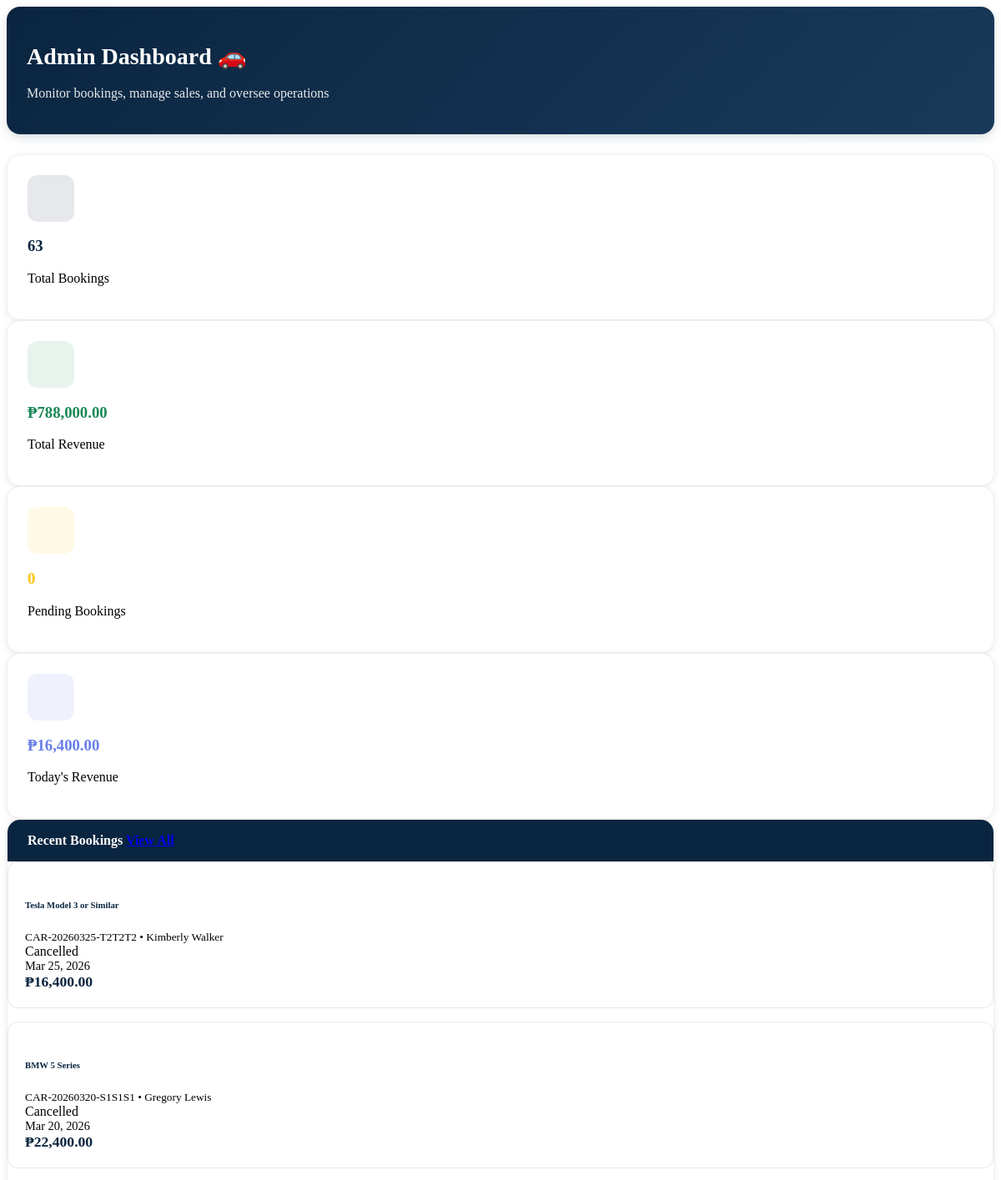
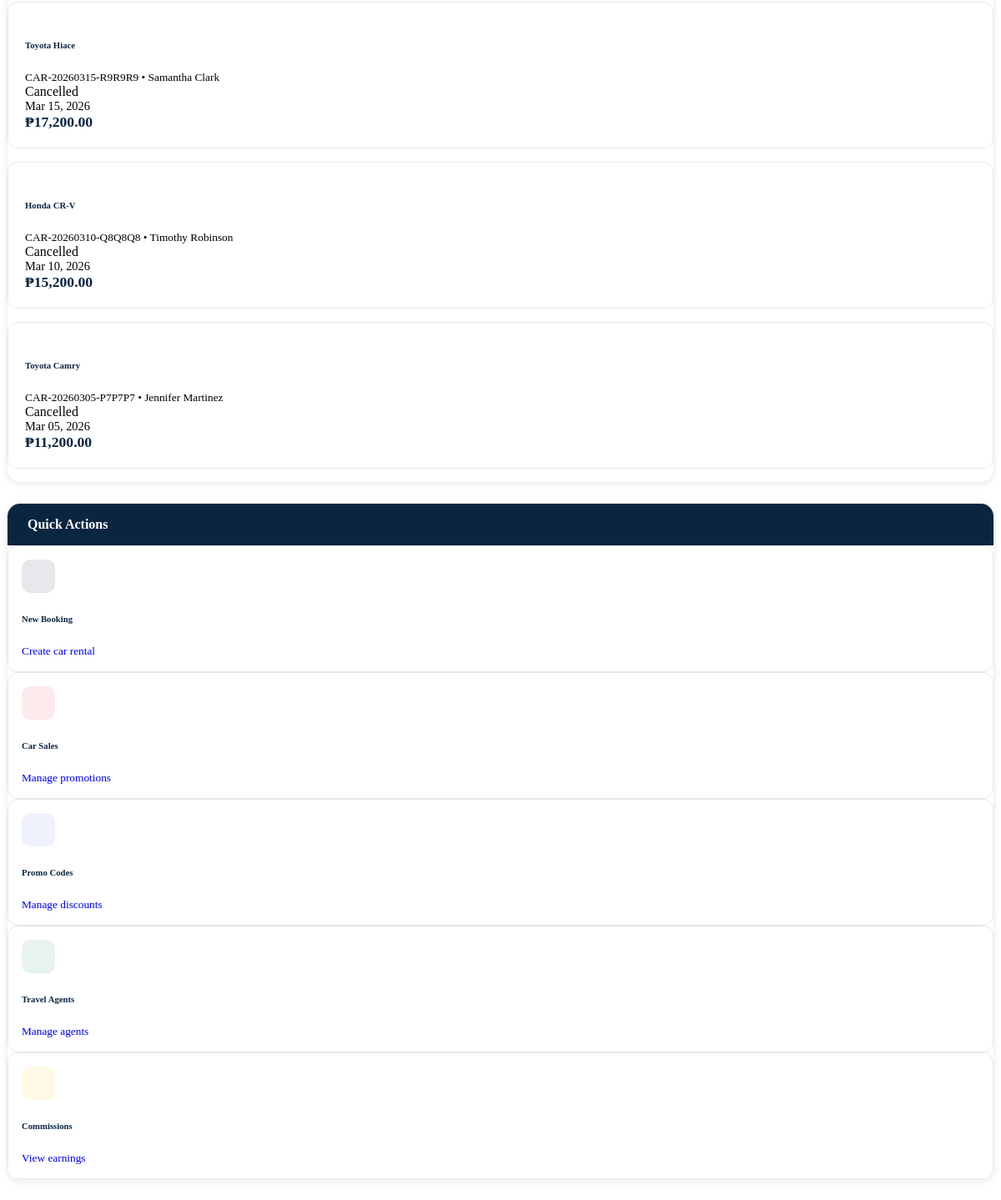
Screenshot of /modules/dashboard.php with the database file from the repository (2 pictures, top to bottom).
### tables this page shows
CREATE TABLE `car_rentals` (
  `id` int(11) NOT NULL,
  `booking_id` varchar(50) NOT NULL,
  `customer_name` varchar(100) NOT NULL,
  `customer_email` varchar(100) NOT NULL,
  `customer_phone` varchar(20) NOT NULL,
  `customer_age` int(11) NOT NULL,
  `pickup_date` date NOT NULL,
  `dropoff_date` date NOT NULL,
  `pickup_time` time NOT NULL,
  `dropoff_time` time NOT NULL,
  `pickup_location` varchar(200) NOT NULL,
  `dropoff_location` varchar(200) NOT NULL,
  `car_type` varchar(50) NOT NULL,
  `car_model` varchar(100) NOT NULL,
  `car_image` varchar(255) DEFAULT NULL,
  `rental_days` int(11) NOT NULL,
  `daily_rate` decimal(10,2) NOT NULL,
  `subtotal` decimal(10,2) NOT NULL,
  `insurance_fee` decimal(10,2) DEFAULT 0.00,
  `additional_fees` decimal(10,2) DEFAULT 0.00,
  `total_amount` decimal(10,2) NOT NULL,
  `promo_code` varchar(50) DEFAULT NULL,
  `discount_amount` decimal(10,2) DEFAULT 0.00,
  `agent_id` varchar(50) DEFAULT NULL,
  `agent_commission` decimal(10,2) DEFAULT 0.00,
  `status` varchar(50) DEFAULT 'Pending',
  `admin_notes` text DEFAULT NULL,
  `payment_method` varchar(50) DEFAULT NULL,
  `payment_status` varchar(50) DEFAULT 'Pending',
  `created_at` timestamp NOT NULL DEFAULT current_timestamp(),
  `updated_at` timestamp NOT NULL DEFAULT current_timestamp() ON UPDATE current_timestamp(),
  `license_number` varchar(50) DEFAULT '',
  `license_expiry` date DEFAULT NULL,
  `actual_return_date` datetime DEFAULT NULL,
  `payment_proof` varchar(255) DEFAULT NULL,
  `invoice_number` varchar(50) DEFAULT NULL,
  `receipt_file` varchar(255) DEFAULT NULL,
  `payment_verified_by` varchar(50) DEFAULT NULL,
  `payment_verified_at` datetime DEFAULT NULL,
  `payment_type` varchar(20) DEFAULT 'Full Payment',
  `amount_paid` decimal(10,2) DEFAULT 0.00,
  `remaining_balance` decimal(10,2) DEFAULT 0.00,
  `refund_amount` decimal(10,2) DEFAULT 0.00,
  `actual_rental_days` int(11) DEFAULT 0,
  `pickup_status` varchar(20) DEFAULT 'Pending',
  `pickup_confirmed_at` datetime DEFAULT NULL,
  `return_pickup_status` varchar(20) DEFAULT 'Pending',
  `return_pickup_confirmed_at` datetime DEFAULT NULL
);

### modules/dashboard.php (the view, shortened to what this page needs)
<?php
$host = 'localhost';
$user = 'root';
$pass = '';
$dbname = 'travel_db_improved';
$conn = new mysqli($host, $user, $pass, $dbname);
$stats = [];
$result = $conn->query("SELECT COUNT(*) as total FROM car_rentals");
$stats['car_bookings'] = $result->fetch_assoc()['total'];
$stats['total_bookings'] = $stats['car_bookings'];
$result = $conn->query("SELECT COALESCE(SUM(total_amount), 0) as total FROM car_rentals");
$stats['car_revenue'] = $result->fetch_assoc()['total'];
$stats['total_revenue'] = $stats['car_revenue'];
$today = date('Y-m-d');
$result = $conn->query("SELECT COALESCE(SUM(total_amount), 0) as total FROM car_rentals WHERE DATE(created_at) = '$today'");
$stats['today_revenue'] = $result->fetch_assoc()['total'];
$recent_bookings = [];
$result = $conn->query("SELECT booking_id, customer_name, car_model, total_amount, status, created_at as booking_date FROM car_rentals ORDER BY created_at DESC LIMIT 5");
while($row = $result->fetch_assoc()) {
    $recent_bookings[] = $row;
}
$result = $conn->query("SELECT COUNT(*) as total FROM car_rentals WHERE status = 'Pending'");
$stats['pending_bookings'] = $result->fetch_assoc()['total'];
?>
<div class="premium-dashboard">
  <div class="premium-header">
    <h1 class="mb-2" style="font-size: 1.75rem; font-weight: 700;">Admin Dashboard 🚗</h1>
    <p class="mb-0" style="opacity: 0.9;">Monitor bookings, manage sales, and oversee operations</p>
  </div>
  <div class="row g-3 mb-4">
    <div class="col-md-3">
      <div class="stat-card">
        <div class="stat-icon" style="background: rgba(10, 37, 64, 0.1); color: #0a2540;"><i class="bi bi-journal-check"></i></div>
        <h3 class="mb-1" style="font-weight: 700; color: #0a2540;"><?php echo $stats['total_bookings']; ?></h3>
        <p class="mb-0 text-muted">Total Bookings</p>
      </div>
    </div>
    <div class="col-md-3">
      <div class="stat-card">
        <div class="stat-icon" style="background: rgba(25, 135, 84, 0.1); color: #198754;"><i class="bi bi-currency-dollar"></i></div>
        <h3 class="mb-1" style="font-weight: 700; color: #198754;">₱<?php echo number_format($stats['total_revenue'], 2); ?></h3>
        <p class="mb-0 text-muted">Total Revenue</p>
      </div>
    </div>
    <div class="col-md-3">
      <div class="stat-card">
        <div class="stat-icon" style="background: rgba(255, 193, 7, 0.1); color: #ffc107;"><i class="bi bi-clock-history"></i></div>
        <h3 class="mb-1" style="font-weight: 700; color: #ffc107;"><?php echo $stats['pending_bookings']; ?></h3>
        <p class="mb-0 text-muted">Pending Bookings</p>
      </div>
    </div>
    <div class="col-md-3">
      <div class="stat-card">
        <div class="stat-icon" style="background: rgba(102, 126, 234, 0.1); color: #667eea;"><i class="bi bi-cash-stack"></i></div>
        <h3 class="mb-1" style="font-weight: 700; color: #667eea;">₱<?php echo number_format($stats['today_revenue'], 2); ?></h3>
        <p class="mb-0 text-muted">Today's Revenue</p>
      </div>
    </div>
  </div>
  <div class="row g-3">
    <div class="col-lg-8">
      <div class="section-card">
        <div class="section-header d-flex justify-content-between align-items-center">
          <span><i class="bi bi-clock-history me-2"></i>Recent Bookings</span>
          <a href="index.php?page=all_bookings" class="btn btn-sm btn-light">View All</a>
        </div>
        <div class="p-4">
          <?php if (empty($recent_bookings)): ?>
          <div class="text-center py-5">
            <i class="bi bi-inbox display-1 text-muted"></i>
            <h5 class="mt-3">No bookings yet</h5>
            <p class="text-muted">Bookings will appear here</p>
          </div>
          <?php else: ?>
          <?php foreach($recent_bookings as $booking): ?>
          <div class="booking-card">
            <div class="d-flex justify-content-between align-items-start mb-2">
              <div>
                <h6 class="mb-1" style="font-weight: 700; color: #0a2540;"><?php echo htmlspecialchars($booking['car_model']); ?></h6>
                <small class="text-muted"><?php echo $booking['booking_id']; ?> • <?php echo htmlspecialchars($booking['customer_name']); ?></small>
              </div>
              <span class="badge status-<?php echo strtolower($booking['status']); ?>"><?php echo $booking['status']; ?></span>
            </div>
            <div class="row g-2 text-muted" style="font-size: 0.9rem;">
              <div class="col-6"><i class="bi bi-calendar3"></i> <?php echo date('M d, Y', strtotime($booking['booking_date'])); ?></div>
              <div class="col-6"><strong style="color: #0a2540; font-size: 1.1rem;">₱<?php echo number_format($booking['total_amount'], 2); ?></strong></div>
            </div>
          </div>
          <?php endforeach; ?>
          <?php endif; ?>
        </div>
      </div>
    </div>
    <div class="col-lg-4">
      <div class="section-card mb-3">
        <div class="section-header"><i class="bi bi-lightning-charge me-2"></i>Quick Actions</div>
        <div class="p-3">
          <a href="index.php?page=admin_car_rental" class="action-card mb-2">
            <div class="d-flex align-items-center gap-3">
              <div style="width: 40px; height: 40px; background: rgba(10, 37, 64, 0.1); border-radius: 10px; display: flex; align-items: center; justify-content: center;">
              </div>
              <div>
                <h6 class="mb-0" style="color: #0a2540; font-weight: 600;">New Booking</h6>
                <small class="text-muted">Create car rental</small>
              </div>
            </div>
          </a>
          <a href="index.php?page=car_sales" class="action-card mb-2">
            <div class="d-flex align-items-center gap-3">
              <div style="width: 40px; height: 40px; background: rgba(220, 53, 69, 0.1); border-radius: 10px; display: flex; align-items: center; justify-content: center;">
              </div>
              <div>
                <h6 class="mb-0" style="color: #0a2540; font-weight: 600;">Car Sales</h6>
                <small class="text-muted">Manage promotions</small>
              </div>
            </div>
          </a>
          <a href="index.php?page=promo_codes" class="action-card mb-2">
            <div class="d-flex align-items-center gap-3">
              <div style="width: 40px; height: 40px; background: rgba(102, 126, 234, 0.1); border-radius: 10px; display: flex; align-items: center; justify-content: center;">
              </div>
              <div>
                <h6 class="mb-0" style="color: #0a2540; font-weight: 600;">Promo Codes</h6>
                <small class="text-muted">Manage discounts</small>
              </div>
            </div>
          </a>
          <a href="index.php?page=agents" class="action-card mb-2">
            <div class="d-flex align-items-center gap-3">
              <div style="width: 40px; height: 40px; background: rgba(25, 135, 84, 0.1); border-radius: 10px; display: flex; align-items: center; justify-content: center;">
              </div>
              <div>
                <h6 class="mb-0" style="color: #0a2540; font-weight: 600;">Travel Agents</h6>
                <small class="text-muted">Manage agents</small>
              </div>
            </div>
          </a>
          <a href="index.php?page=commissions" class="action-card">
            <div class="d-flex align-items-center gap-3">
              <div style="width: 40px; height: 40px; background: rgba(255, 193, 7, 0.1); border-radius: 10px; display: flex; align-items: center; justify-content: center;">
              </div>
              <div>
                <h6 class="mb-0" style="color: #0a2540; font-weight: 600;">Commissions</h6>
                <small class="text-muted">View earnings</small>
              </div>
            </div>
          </a>
        </div>
      </div>
    </div>
  </div>
</div>

### modules/dashboard.php (style rules this page uses)
.premium-dashboard { max-width: 1400px; margin: 0 auto; }
.premium-header { background: linear-gradient(135deg, #0a2540 0%, #1a3a5a 100%); color: white; padding: 24px; border-radius: 16px; margin-bottom: 24px; box-shadow: 0 4px 12px rgba(10, 37, 64, 0.15); }
.stat-card { background: white; border-radius: 16px; padding: 24px; box-shadow: 0 2px 8px rgba(0,0,0,0.08); transition: all 0.3s; border: 1px solid #f0f0f0; }
.stat-icon { width: 56px; height: 56px; border-radius: 12px; display: flex; align-items: center; justify-content: center; font-size: 24px; margin-bottom: 16px; }
.section-card { background: white; border-radius: 16px; padding: 0; box-shadow: 0 2px 8px rgba(0,0,0,0.08); border: 1px solid #f0f0f0; margin-bottom: 24px; overflow: hidden; }
.section-header { background: #0a2540; color: white; padding: 16px 24px; font-weight: 600; font-size: 1rem; }
.booking-card { background: white; border-radius: 12px; padding: 20px; border: 1px solid #e8e8e8; margin-bottom: 16px; transition: all 0.3s; }
.action-card { background: white; border-radius: 12px; padding: 16px; border: 1px solid #e8e8e8; transition: all 0.3s; text-decoration: none; display: block; }

### rows the page displays
car_rentals: car_model "Tesla Model 3 or Similar", booking "CAR-20260325-T2T2T2", customer_name "Kimberly Walker", status "Cancelled", created_at "Mar 25, 2026", total_amount "16,400.00"
car_rentals: car_model "BMW 5 Series", booking "CAR-20260320-S1S1S1", customer_name "Gregory Lewis", status "Cancelled", created_at "Mar 20, 2026", total_amount "22,400.00"
car_rentals: car_model "Toyota Hiace", booking "CAR-20260315-R9R9R9", customer_name "Samantha Clark", status "Cancelled", created_at "Mar 15, 2026", total_amount "17,200.00"
car_rentals: car_model "Honda CR-V", booking "CAR-20260310-Q8Q8Q8", customer_name "Timothy Robinson", status "Cancelled", created_at "Mar 10, 2026", total_amount "15,200.00"
car_rentals: car_model "Toyota Camry", booking "CAR-20260305-P7P7P7", customer_name "Jennifer Martinez", status "Cancelled", created_at "Mar 05, 2026", total_amount "11,200.00"

### other values shown
$stats['total_bookings'] "63"
$stats['total_revenue'] "788,000.00"
$stats['pending_bookings'] "0"
$stats['today_revenue'] "16,400.00"
